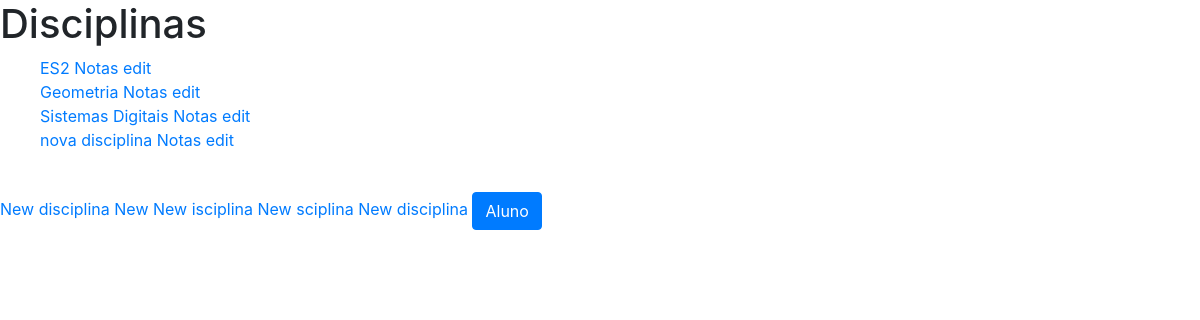
Before: /disciplinas/ with the older database file.
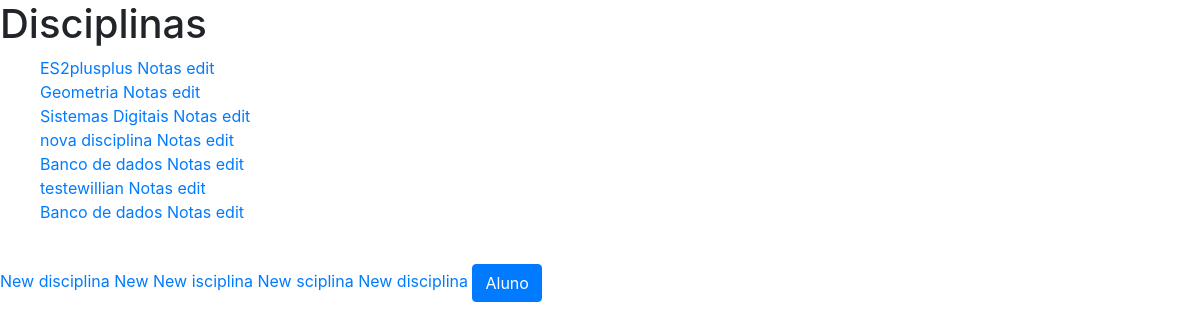
After: the same page with the newer database file.
### products/models.py (models this page shows, shortened)
class Disciplina(models.Model):
    id = models.AutoField(primary_key=True)
    nomeDisciplina = models.CharField(max_length=100)

### products/views.py (the view)
# urls.py: path('disciplinas/', list_disciplinas, name='list_disciplinas'),
def list_disciplinas(request):
    disciplinas = Disciplina.objects.all()
    today = date.today()
    current_date = today.strftime("%Y-%m-%d")
    return render(request, 'disciplina.html', {'disciplinas': disciplinas, 'current_date': current_date})

### products/templates/disciplina.html (shortened to what this page needs)
<!doctype html>
<html lang="en">
<head>
      <link href="https://stackpath.bootstrapcdn.com/bootstrap/4.3.1/css/bootstrap.min.css" rel="stylesheet">
</head>
<body>
    <h1>Disciplinas </h1>
    <ul>
        {% for disciplina in disciplinas %}
            <a name="namedisciplina" href="{% url 'list_frequencias' disciplina.id current_date%}">
               {{ disciplina.nomeDisciplina }}
            </a>
            <a name="editnota" href="{% url 'list_notas' disciplina.id%}">
            Notas
            </a>
            <a name="editdisciplina" href="{% url 'update_disciplina' disciplina.id %}"> edit </a>
            <br>
        {% endfor %}
    </ul>
<br>
    <a name="newdisciplina" href="{% url 'create_disciplina' %}">New disciplina</a>
    <a name="newdisciplina" href="{% url 'create_disciplina' %}">New </a>
    <a name="newdisciplina" href="{% url 'create_disciplina' %}">New isciplina</a>
    <a name="newdisciplina" href="{% url 'create_disciplina' %}">New sciplina</a>
    <a name="newdisciplina" href="{% url 'create_disciplina' %}">New disciplina</a>
   <a href="/alunos/" id='testeste'><input type="button" class="btn btn-primary" value="Aluno"></input></a>
</body>
</html>

Changed rows visible on the page:
changed Disciplina: nomeDisciplina "ES2" → "ES2plusplus"
added Disciplina: nomeDisciplina "Banco de dados"
added Disciplina: nomeDisciplina "testewillian"
added Disciplina: nomeDisciplina "Banco de dados"
